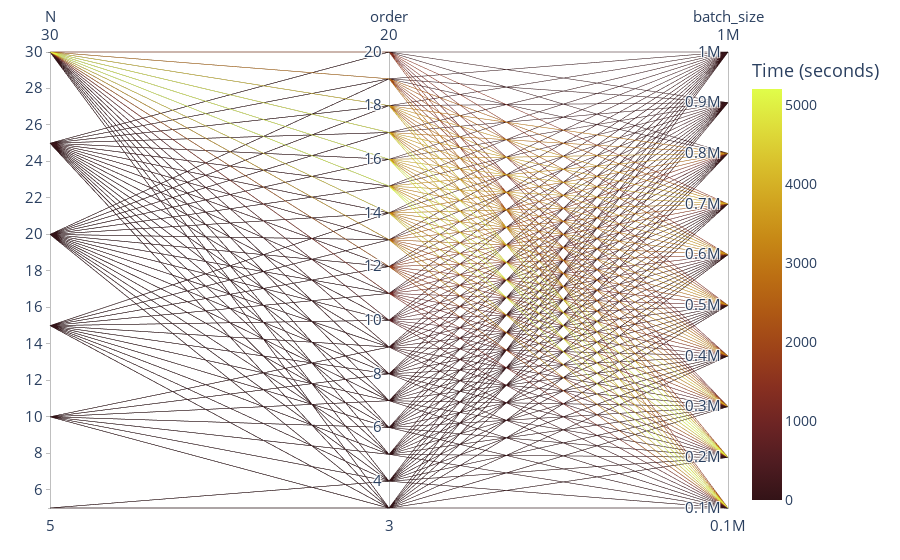

Here is the notebook cell this chart was saved with:
### Code cell
# Read the data
df = pd.read_csv('../benchmarking/results/times/library-thoi_estimator-gc.tsv', sep='\t')
df = df[['N', 'order', 'batch_size', 'time']]

# Create the list of dimensions with correct ranges
dimensions = []
for column in df.columns:
    if column != 'time':
        dimensions.append(
            dict(
                range=[df[column].min(), df[column].max()],
                label=column, values=df[column]
            )
        )

# Create the parallel coordinate plot
fig = go.Figure(data=
    go.Parcoords(
        line=dict(
            color=df['time'],
            colorscale='Solar',
            showscale=True,
            cmin=df['time'].min(),
            cmax=df['time'].max()
        ),
        dimensions=dimensions
    )
)

# Update the layout to match the rcParams
fig.update_layout(
    plot_bgcolor='white',
    paper_bgcolor='white',
    font=dict(
        size=18  # Equivalent to 'axes.labelsize' in rcParams
    ),
    margin=dict(
        l=50,
        r=50,
        b=50,
        t=50
    ),
    coloraxis_colorbar=dict(
        title='Time',
        titleside='right',
        titlefont=dict(size=18),  # Equivalent to 'axes.labelsize'
        tickfont=dict(size=14)  # Equivalent to 'xtick.labelsize' and 'ytick.labelsize'
    )
)

# Update the colorbar tick labels and title size
fig.update_traces(
    selector=dict(type='parcoords'),
    line_colorbar=dict(
        title=dict(
            text='Time (seconds)',
            font=dict(size=18)  # Equivalent to 'axes.labelsize'
        ),
        tickfont=dict(size=14)  # Equivalent to 'xtick.labelsize' and 'ytick.labelsize'
    )
)


# Export the figure as a PDF
pio.write_image(fig, './figures/times/parameters_evaluation.pdf', format='pdf')

fig.show()

### Figure 1 — Plotly figure (JSON) as saved in the notebook; plotly's stock layout.template omitted (floating-point values rounded to 4 significant figures; data arrays with more than 128 entries replaced by an {"elided": "..."} marker saying what was removed)
{"data": [{"dimensions": [{"label": "N", "range": [5, 30], "values": {"elided": "702 int values"}}, {"label": "order", "range": [3, 20], "values": {"elided": "702 int values"}}, {"label": "batch_size", "range": [100000, 1000000], "values": {"elided": "702 int values"}}], "line": {"cmax": 5198.0, "cmin": 0.01386, "color": {"elided": "702 float values"}, "colorbar": {"tickfont": {"size": 14}, "title": {"font": {"size": 18}, "text": "Time (seconds)"}}, "colorscale": [[0, "rgb(51, 19, 23)"], [0.09091, "rgb(79, 28, 33)"], [0.1818, "rgb(108, 36, 36)"], [0.2727, "rgb(135, 47, 32)"], [0.3636, "rgb(157, 66, 25)"], [0.4545, "rgb(174, 88, 20)"], [0.5455, "rgb(188, 111, 19)"], [0.6364, "rgb(199, 137, 22)"], [0.7273, "rgb(209, 164, 32)"], [0.8182, "rgb(217, 192, 44)"], [0.9091, "rgb(222, 222, 59)"], [1, "rgb(224, 253, 74)"]], "showscale": true}, "type": "parcoords"}], "layout": {"coloraxis": {"colorbar": {"tickfont": {"size": 14}, "title": {"font": {"size": 18}, "side": "right", "text": "Time"}}}, "font": {"size": 18}, "margin": {"b": 50, "l": 50, "r": 50, "t": 50}, "paper_bgcolor": "white", "plot_bgcolor": "white"}}
